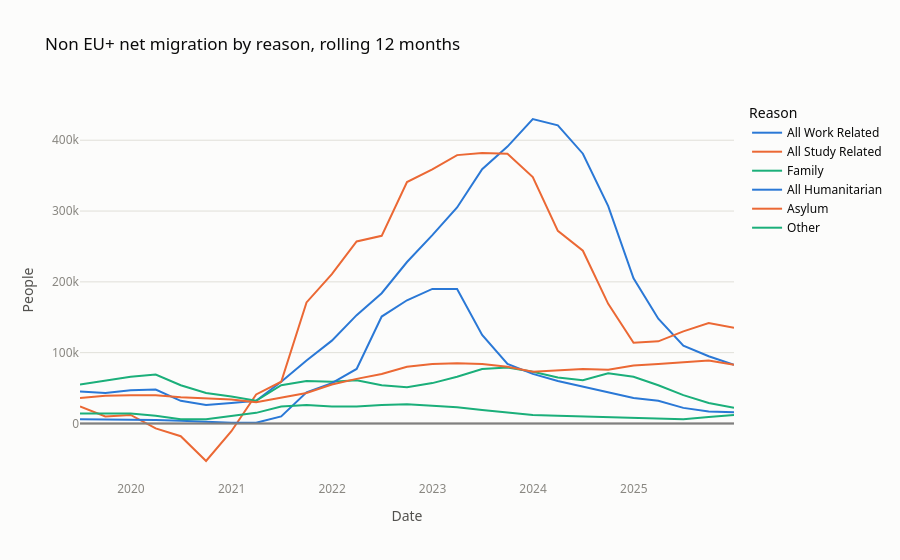

The notebook cell saved with this chart:
### Code cell
net4b = t4b[t4b["Flow"] == "Net migration"].melt(
    id_vars=["Date"], value_vars=reasons,
    var_name="Reason", value_name="People",
)

fig = px.line(net4b, x="Date", y="People", color="Reason",
              title="Non EU+ net migration by reason, rolling 12 months")
fig.add_hline(y=0, line_color="grey")
fig.show()
